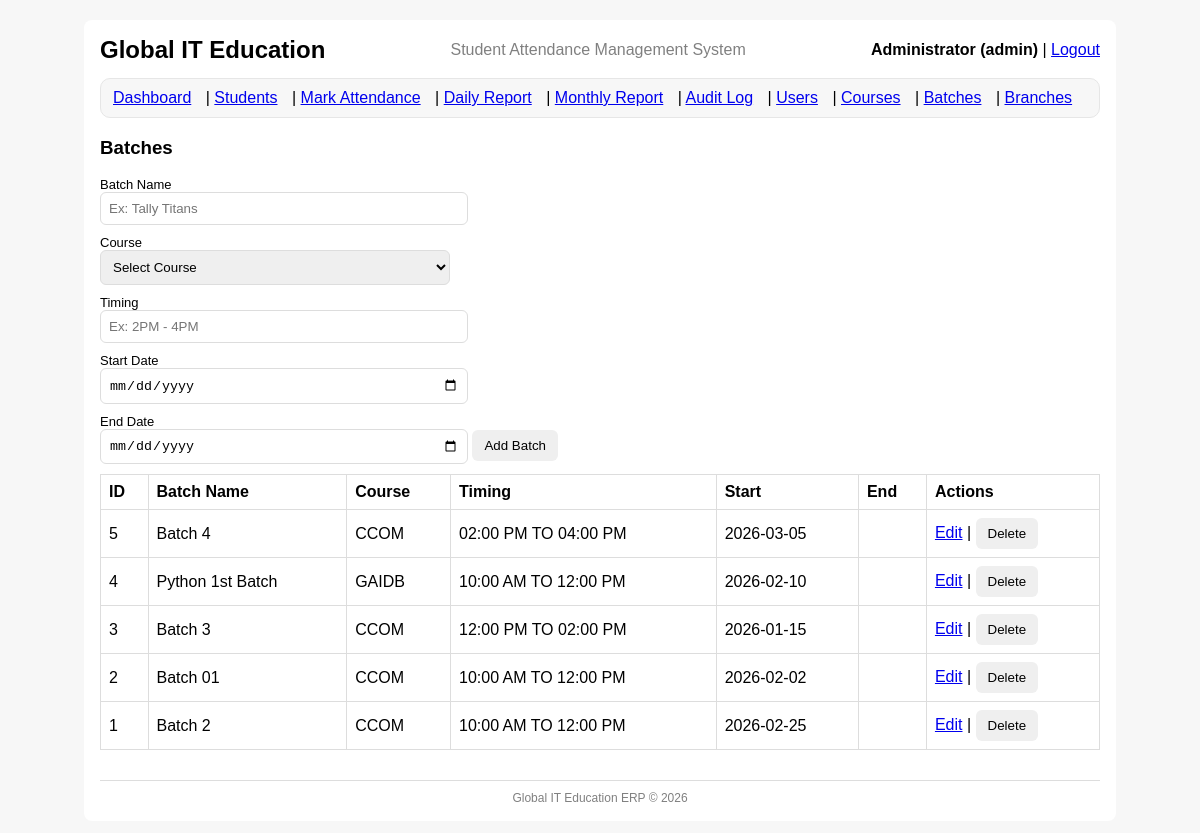
Page /batches (signed in) on the committed database.
### tables this page shows
CREATE TABLE batches (
            id INTEGER PRIMARY KEY AUTOINCREMENT,
            batch_name TEXT NOT NULL,
            course_id INTEGER NOT NULL,
            start_date TEXT,
            end_date TEXT,
            timing TEXT,
            is_active INTEGER NOT NULL DEFAULT 1,
            UNIQUE(batch_name, course_id),
            FOREIGN KEY(course_id) REFERENCES courses(id) ON DELETE RESTRICT
        );

CREATE TABLE courses (
            id INTEGER PRIMARY KEY AUTOINCREMENT,
            course_name TEXT NOT NULL UNIQUE,
            duration TEXT,
            fee REAL,
            is_active INTEGER NOT NULL DEFAULT 1
        );

### app.py (the view)
@app.route("/batches")
@admin_required
def batches():
    conn = get_conn()
    cur = conn.cursor()
    cur.execute("SELECT id, course_name FROM courses WHERE is_active=1 ORDER BY course_name")
    courses = cur.fetchall()
    cur.execute(
        """
        SELECT b.*, c.course_name
        FROM batches b
        JOIN courses c ON c.id = b.course_id
        WHERE b.is_active=1
        ORDER BY b.id DESC
        """
    )
    batches_rows = cur.fetchall()
    conn.close()
    return render_template("batches.html", courses=courses, batches=batches_rows)

### auth.py (called while the page is built)
def admin_required(view_func):
    @wraps(view_func)
    def wrapper(*args, **kwargs):
        if "user_id" not in session:
            flash("Please login first.", "danger")
            return redirect(url_for("login"))
        if session.get("role") != "admin":
            flash("Admin access required.", "danger")
            return redirect(url_for("dashboard"))
        return view_func(*args, **kwargs)
    return wrapper

### db.py (called while the page is built)
def get_conn():
    conn = sqlite3.connect(DB_PATH)
    conn.row_factory = sqlite3.Row
    conn.execute("PRAGMA foreign_keys = ON;")
    return conn

### templates/batches.html (shortened to what this page needs)
{% extends "base.html" %}
{% block content %}
<h3>Batches</h3>
<form method="post" action="{{ url_for('batch_add') }}">
  <label>Batch Name</label>
  <input name="batch_name" placeholder="Ex: Tally Titans" required>
  <label>Course</label>
  <select name="course_id" required>
    <option value="">Select Course</option>
  </select>
  <label>Timing</label>
  <input name="timing" placeholder="Ex: 2PM - 4PM">
  <label>Start Date</label>
  <input type="date" name="start_date">
  <label>End Date</label>
  <input type="date" name="end_date">
  <button type="submit">Add Batch</button>
</form>
<table>
  <tr>
    <th>ID</th>
    <th>Batch Name</th>
    <th>Course</th>
    <th>Timing</th>
    <th>Start</th>
    <th>End</th>
    <th>Actions</th>
  </tr>
  {% for b in batches %}
  <tr>
    <td>{{ b.id }}</td>
    <td>{{ b.batch_name }}</td>
    <td>{{ b.course_name }}</td>
    <td>{{ b.timing or "" }}</td>
    <td>{{ b.start_date or "" }}</td>
    <td>{{ b.end_date or "" }}</td>
    <td>
      <a href="{{ url_for('batch_edit', batch_id=b.id) }}">Edit</a>
      |
      <form action="{{ url_for('batch_delete', batch_id=b.id) }}" method="post" style="display:inline;">
        <button type="submit" onclick="return confirm('Delete this batch?')">Delete</button>
      </form>
    </td>
  </tr>
  {% endfor %}
</table>
{% endblock %}

### static/style.css (style rules this page uses)
body { font-family: Arial, sans-serif; background:#f7f7f7; }
table { width:100%; border-collapse: collapse; margin-top: 10px; }
th, td { border: 1px solid #ddd; padding: 8px; text-align:left; }
label { display:block; margin-top:10px; font-size: 13px; }
input, select { width: 350px; max-width: 100%; padding: 8px; border:1px solid #ddd; border-radius: 6px; }
button { padding: 8px 12px; border:0; border-radius: 6px; cursor:pointer; }

### rows in the picture
batches: id "5", batch_name "Batch 4", course_name "CCOM", timing "02:00 PM TO 04:00 PM", start_date "2026-03-05"
batches: id "4", batch_name "Python 1st Batch", course_name "GAIDB", timing "10:00 AM TO 12:00 PM", start_date "2026-02-10"
batches: id "3", batch_name "Batch 3", course_name "CCOM", timing "12:00 PM TO 02:00 PM", start_date "2026-01-15"
batches: id "2", batch_name "Batch 01", course_name "CCOM", timing "10:00 AM TO 12:00 PM", start_date "2026-02-02"
batches: id "1", batch_name "Batch 2", course_name "CCOM", timing "10:00 AM TO 12:00 PM", start_date "2026-02-25"

### other values in the picture
{{ session.get("full_name") }} "Administrator"
{{ session.get("username", "") }} "admin"
